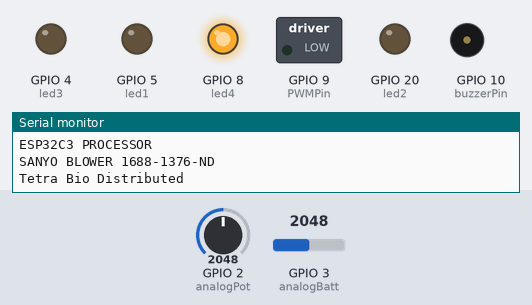
A sketch run on a simulated Seeed XIAO ESP32-C3. Shown: switched loads named in the sketch (green lamp = pin HIGH), output pins drawn as LEDs (lit = HIGH), buzzer (waves = sounding, pin HIGH), the last lines printed to the serial monitor. Inputs (shaded band) come from the test bench; at power-on: GPIO 2 (analogPot) = 2048, GPIO 3 (analogBatt) = 2048.

Above: at 0.3 s.
At 5.0 s:
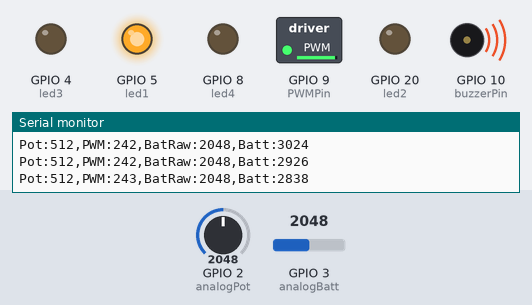
5.1 s: GPIO 2 (analogPot) set to 2165
At 6.6 s:
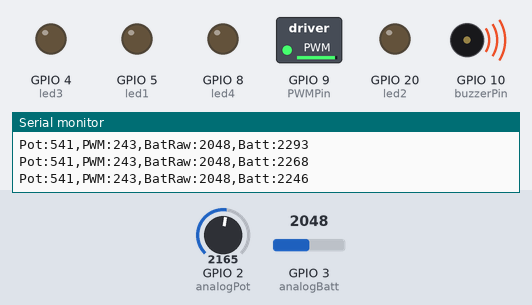
6.9 s: GPIO 2 (analogPot) set to 2271
Timing chart, 0 to 9.9 s (numbered marks = the images above; inputs shaded):
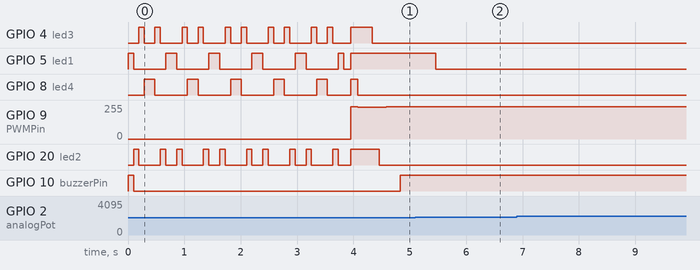

The sketch:

papracode-thruhole.ino
```cpp
#include <dummy.h>

/*
  papracode
    - Reads battery voltage and lights up LEDs to mimic M12 battery fuel gauge
    - Reads user pot to control PWM of fan

*/

// Compile with Arduino 1.8.13 or later.
//
// Xiao ESP32C3 3.3V

#include "driver/ledc.h"

#define pwmChannel 0
#define PWM_Res 8
#define PWM_Freq 1200

// Pin connections per PAPR TH PCB
// A0 - ADC - POTENTIOMETER
// A1 - ADC - BATTERY
// D2 - LED3
// D3 - LED1
// D4 - N/C
// D5 - N/C
// D6 - N/C
// D7 - LED2
// D8 - LED4
// D9 - FAN-PWM
// D10 - BUZZER

int analogPot = A0;   // A0 - Fan speed control POT with on/off switch
int analogBatt = A1;  // A1 - 10 bit resolution on ADC
int led1 = D3;
int led2 = D7;
int led3 = D2;
int led4 = D8;
int PWMPin = D9;
int buzzerPin = D10;

// Battery Voltage to Fuel Gauge
// 12.36V = 4.12V/Cell = 100% - 78% Battery  = 4 LEDs         => 3951 > adc > 3743
// 11.85V = 3.95V/Cell =  77% - 55% Battery  = 3 LEDs         => 3742 > adc > 3468
// 11.10V = 3.70V/Cell =  54% - 33% Battery  = 2 LEDs         => 3467 > adc > 3307
// 10.62V = 3.54V/Cell =  32% - 10% Battery  = 1 LEDs         => 3306 > adc > 3017
//  9.75V = 3.25V/Cell =  10% - 0%  Battery  = LEDS FLASHING  => 3016 > adc > 2588
//  8.40V = 2.80V/Cell =  0%        Battery  = Shut Down

const int battADCMax = 4095;
const int battADCFull = 3951;
const int battADC78p = 3742;
const int battADC55p = 3467;
const int battADC33p = 3306;
const int battADC10p = 3016;
const int battADC0p = 2588;
const int battADCMin = 0;

// MAP FOR CUI 154 BLOWER
// Limits the min pot value     Voltage   Min PWM Percentage
// const int minPWMfull = 108;  // 11.85V      69     >77%
// const int minPWM75p  = 112;  // 11.10V      72     >54%
// const int minPWM50p  = 115;  // 10.62V      77     >33%
// const int minPWM25p  = 120;  // 9.75V       88     >10%
// const int minPWM10p  = 250;  // 8.40V      110     >0%
// These values were determined emperically by adjusting the input voltage and dialing the PWM down until motor stall

// MAP FOR NM33GA-12Q-AT BLOWER
// Limits the min pot value     Voltage   Min PWM Percentage
//const int minPWMfull = 10;  // 11.85V      69     >77%
//const int minPWM75p = 11;   // 11.10V      72     >54%
//const int minPWM50p = 15;   // 10.62V      77     >33%
//const int minPWM25p = 20;   // 9.75V       88     >10%
//const int minPWM10p = 25;   // 8.40V      110     >0%
// These values were determined emperically by adjusting the input voltage and dialing the PWM down until motor stall

// MAP FOR SEEED ESP32-C3 SANYO BLOWER 9BMB12H202 (two wire)
// Limits the min pot value     Voltage   Min PWM Percentage
//const int minPWMfull = 219;  // 11.85V      69     >77%
//const int minPWM75p = 222;   // 11.10V      72     >54%
//const int minPWM50p = 223;   // 10.62V      77     >33%
//const int minPWM25p = 225;   // 9.75V       88     >10%
//const int minPWM10p = 232;   // 8.40V      110     >0%

// MAP FOR SEEED ESP32-C3 SANYO BLOWER 9BMB12F201 (three wire, only two used, yellow unattached)
// Limits the min pot value     Voltage   Min PWM Percentage
const int minPWMfull = 220;  // 11.85V      69     >77%
const int minPWM75p = 225;   // 11.10V      72     >54%
const int minPWM50p = 227;   // 10.62V      77     >33%
const int minPWM25p = 228;   // 9.75V       88     >10%
const int minPWM10p = 230;   // 8.40V      110     >0%

// to fill out these charts:
// change your min pwm to 10 for all values
// connect the board to a power supply
// connect the usb-c to the arduino firmware system via a usb cable with no power supplied
// flash the firmware with the pwm set to 10
// set your power supply to the right voltage (11.85, 11.10, etc)
// move the potentiometer until the fan stalls
// change voltage, repeat, capturing the PWM value from the Serial Monitor output
// if your values are above 200, like they are for the sanyo blowers, you may want to
// run the process multiple times to get better dynamic range.


// State Machine states
const int batteryCheck = 7;
const int batteryFull = 6;
const int battery75p = 5;
const int battery50p = 4;
const int battery25p = 3;
const int battery10p = 2;
const int batteryDead = 1;

int batteryState = batteryCheck;

int offTime = 5;     // ms
int onTime = 95;     // ms
int loopDelay = 25;  // ms
int blinkCounter = 0;
const uint32_t numBatterySamples = 10;
uint32_t battery = 4095;
const uint32_t maxPot = 1023;
const uint32_t minPot = 0;
uint32_t fanPWM = 0;
uint32_t minPWM = minPWM10p;
uint32_t maxPWM = 256; // pow(2, PWM_Res);  // replaced for readability
uint32_t rawADC = 0;
uint32_t vILM = 0;

const int LEDFlashLoop = 25;  // decrease for 10% battery LED to blink faster

// the setup routine runs once when you press reset:
void setup() {
  // initialize the digital pin as an output.
  pinMode(led1, OUTPUT);
  pinMode(led2, OUTPUT);
  pinMode(led3, OUTPUT);
  pinMode(led4, OUTPUT);
  pinMode(analogPot, INPUT);
  pinMode(analogBatt, INPUT);
  pinMode(buzzerPin, OUTPUT);
  ledcAttach(PWMPin, PWM_Freq, PWM_Res);

  digitalWrite(led1, LOW);
  digitalWrite(led2, LOW);
  digitalWrite(led3, LOW);
  digitalWrite(led4, LOW);
  digitalWrite(buzzerPin, HIGH);
  ledcWrite(pwmChannel, maxPWM);  // Turn on fan 100%
  Serial.begin(115200);
  Serial.println("Starting up");
  Serial.println("PAPRA TH 18FEB2024");
  Serial.println("PCB v1");
  Serial.println("ESP32C3 PROCESSOR\nSANYO BLOWER 1688-1376-ND");
  Serial.println("Tetra Bio Distributed");
  for (int i = 0; i <= 4; i++) {  // startup knightrider
    digitalWrite(led1, HIGH);
    delay(onTime);
    digitalWrite(buzzerPin, LOW);
    digitalWrite(led1, LOW);
    digitalWrite(led2, HIGH);
    delay(onTime);
    digitalWrite(led2, LOW);
    digitalWrite(led3, HIGH);
    delay(onTime);
    digitalWrite(led3, LOW);
    digitalWrite(led4, HIGH);
    delay(onTime);
    delay(onTime);
    digitalWrite(led4, LOW);
    digitalWrite(led3, HIGH);
    delay(onTime);
    digitalWrite(led3, LOW);
    digitalWrite(led2, HIGH);
    delay(onTime);
    digitalWrite(led2, LOW);
    digitalWrite(led1, HIGH);
    delay(onTime);
    digitalWrite(led1, LOW);
    delay(offTime);
  }
}

// the loop routine runs over and over again forever:
void loop() {
  delay(125);

  // Clamp and rescale potentiometer input from a 10bit value to 8 bit
  if (maxPWM > 0) {
    rawADC = analogRead(analogPot) >> 2;
    fanPWM = map(rawADC, minPot, maxPot, minPWM, maxPWM);  // scale knob, 10 bits to 8 bits (v0.3 change)
  } else {
    fanPWM = maxPWM;
  }
  ledcWrite(PWMPin, fanPWM);

  uint32_t rawBatteryValue = analogRead(analogBatt);
  battery = ( ( battery * ( numBatterySamples - 1 ) ) + ( rawBatteryValue ) ) / numBatterySamples;

  Serial.printf("Pot:%d,PWM:%d,BatRaw:%d,Batt:%d\n", rawADC, fanPWM, rawBatteryValue, battery );

  switch( battery ) {
    case battADC78p ... battADCMax:  // Full = 78% - 100%
      if (batteryState > batteryFull) {
        batteryState = batteryFull;
        digitalWrite(led1, HIGH);  // All LEDs ON
        digitalWrite(led2, HIGH);
        digitalWrite(led3, HIGH);
        digitalWrite(led4, HIGH);
        minPWM = minPWMfull;
      }
      break;
    case battADC55p ...(battADC78p - 1):  // 75% = 55% - 77%
      if (batteryState > battery75p) {
        batteryState = battery75p;
        digitalWrite(led1, HIGH);  // 3 LEDs ON
        digitalWrite(led2, HIGH);
        digitalWrite(led3, HIGH);
        digitalWrite(led4, LOW);
        minPWM = minPWM75p;
      }
      break;
    case battADC33p ...(battADC55p - 1):  // 50% = 33% - 54%
      if (batteryState > battery50p) {
        batteryState = battery50p;
        digitalWrite(led1, HIGH);  // 2 LEDs ON
        digitalWrite(led2, HIGH);
        digitalWrite(led3, LOW);
        digitalWrite(led4, LOW);
        minPWM = minPWM50p;
      }
      break;
    case battADC10p ...(battADC33p - 1):  // 25% = 10% - 32%
      if (batteryState > battery25p) {
        batteryState = battery25p;
        digitalWrite(led1, HIGH);  // 1 LED on
        digitalWrite(led2, LOW);
        digitalWrite(led3, LOW);
        digitalWrite(led4, LOW);
        minPWM = minPWM25p;
      }
      break;
    case battADC0p ...(battADC10p - 1):  // 10% - Need to blink LED
      if (batteryState > battery10p) {
        batteryState = battery10p;
        digitalWrite(led1, HIGH);  // 1 LED blinking
        digitalWrite(led2, LOW);
        digitalWrite(led3, LOW);
        digitalWrite(led4, LOW);
        digitalWrite( buzzerPin, HIGH );
        minPWM = minPWM10p;
      }
      break;
    case battADCMin ...(battADC0p - 1):  // Shutdown
      if (batteryState > batteryDead) {
        batteryState = batteryDead;
        digitalWrite(led1, LOW);  // All LEDs off
        digitalWrite(led2, LOW);
        digitalWrite(led3, LOW);
        digitalWrite(led4, LOW);
        maxPWM = 255;  // turn off fan - overrides the measuremnt from above
      }
      break;
  }
  // For battery state of 0-10%, need to blink LED1 to indicate almost dead battery
  if( batteryState == battery10p ) {
    if (blinkCounter++ > LEDFlashLoop) {
      digitalWrite(led1, !digitalRead(led1));
      blinkCounter = 0;
    }
  }
}
```

Measured:
- after the input at 5.1 s, GPIO 9 (PWMPin): stays 242/255 (without the input it goes to 241/255 after 0.49 s)
- by itself, GPIO 20 (led2): repeats every 0.77 s: HIGH 0.10 s, LOW 0.20 s, HIGH 0.10 s, LOW 0.38 s
